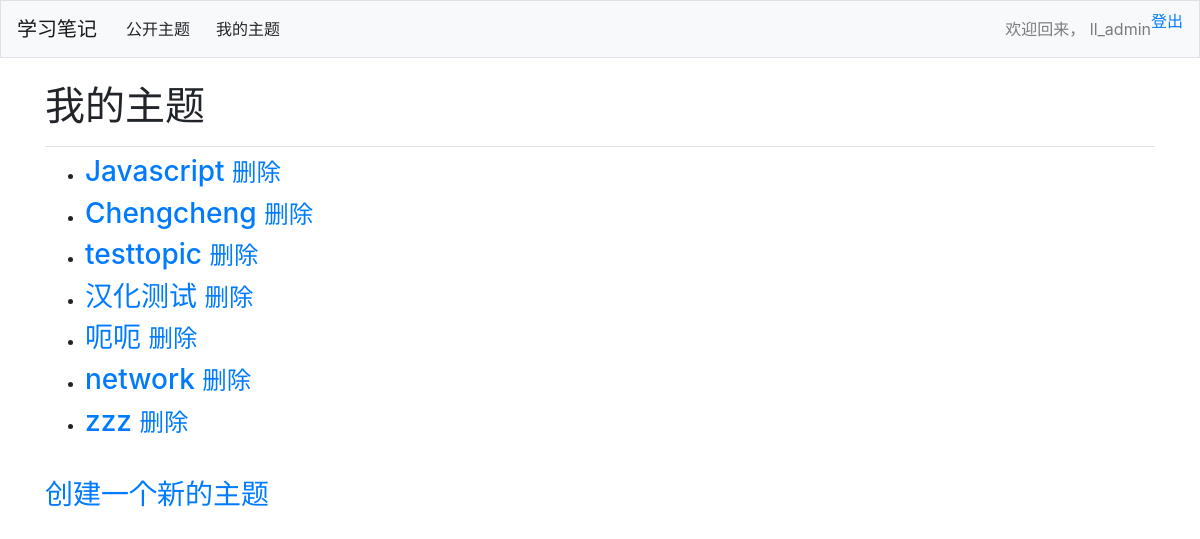
/my_topics/ (signed in), run on the app's committed database.
### learning_logs/models.py (models this page shows)
class Topic(models.Model):
	public=models.BooleanField(default=False)
	topic_hide = models.BooleanField(default=False)
	text=models.CharField(max_length=200)
	date_added=models.DateTimeField(auto_now_add=True)
	owner=models.ForeignKey(User,on_delete=models.CASCADE)
	def __str__(self):
		return self.text

### learning_logs/views.py (the view)
# urls.py: path('my_topics/', views.my_topics, name='my_topics'),
@login_required
def my_topics(request):
    topics = Topic.objects.filter(owner=request.user, topic_hide=False).order_by('date_added')
    context = {'topics':topics}
    return render(request, 'learning_logs/my_topics.html', context)

### learning_logs/templates/learning_logs/my_topics.html
{% extends "learning_logs/base.html" %}
{% block header %}
  <h1>我的主题</h1>
{% endblock header %}
{% block content %}
  <ul>
    {% for topic in topics %}
      <li>
        <h3>
          <a href="{% url 'learning_logs:topic' topic.id %}">{{ topic }}</a>
          {% if topic.owner == user %}
            <small><a href="{% url 'learning_logs:delete_topic' topic.id %}" class="ex1" onclick="return confirm('永久删除此主题，请确认！');"> 删除</a></small>
          {% endif %}
        </h3>
      </li>
    {% empty %}
      <li>您还未创建过任何主题。</li>
    {% endfor %}
  </ul><br>
  <h3><a href="{% url 'learning_logs:new_topic' %}">创建一个新的主题</h3>
{% endblock content %}

### learning_logs/templates/learning_logs/base.html (shortened to what this page needs)
{% load static %}
{% load bootstrap4 %}
<!DOCTYPE html>
<html lang="en">
<head>
	<link rel="stylesheet" href="/static/bootstrap/css/bootstrap.min.css"/>
	<link rel="stylesheet" href="/static/editormd.css"/>
</head>
<body>
	<nav class="navbar navbar-expand-md navbar-light bg-light mb-4 border">
		<a class="navbar-brand" href="{% url 'learning_logs:index'%}">
			学习笔记
		</a>
		<div class="collapse navbar-collapse" id="navbarCollapse">
			<ul class="navbar-nav mr-auto">
				<li class="nav-item">
					<a class="btn btn btn" href="{% url 'learning_logs:topics' %}" role="button">
            公开主题
          </a>
				</li>
        <li class="nav-item">
					<a class="btn btn btn" href="{% url 'learning_logs:my_topics' %}" role="button">我的主题</a>
				</li>
			</ul>
			<ul class="navbar-nav ml-auto">
				{% if user.is_authenticated %}
				<li class="nav-item">
					<span class="navbar-text">欢迎回来， {{ user.username }}</span>
				</li>
				<li class="nav-item">
					<a class="navbar-link" href="{% url 'users:logout' %}">登出</a>
				</li>
				{% endif %}
			</ul>
		</div>
	</nav>
	<main role="main" class="container">
		<div class="pb-2 mb-2 border-bottom">
			{% block header %}{% endblock header %}
		</div>
		<div>
			{% block content %}{% endblock content %}
		</div>
	</main>
</body>
</html>

### data on the page
Topic: text "Javascript", shows "删除"
Topic: text "Chengcheng", shows "删除"
Topic: text "testtopic", shows "删除"
Topic: text "汉化测试", shows "删除"
Topic: text "呃呃", shows "删除"
Topic: text "network", shows "删除"
Topic: text "zzz", shows "删除"

### other printed values
{{ user.username }} "ll_admin"
